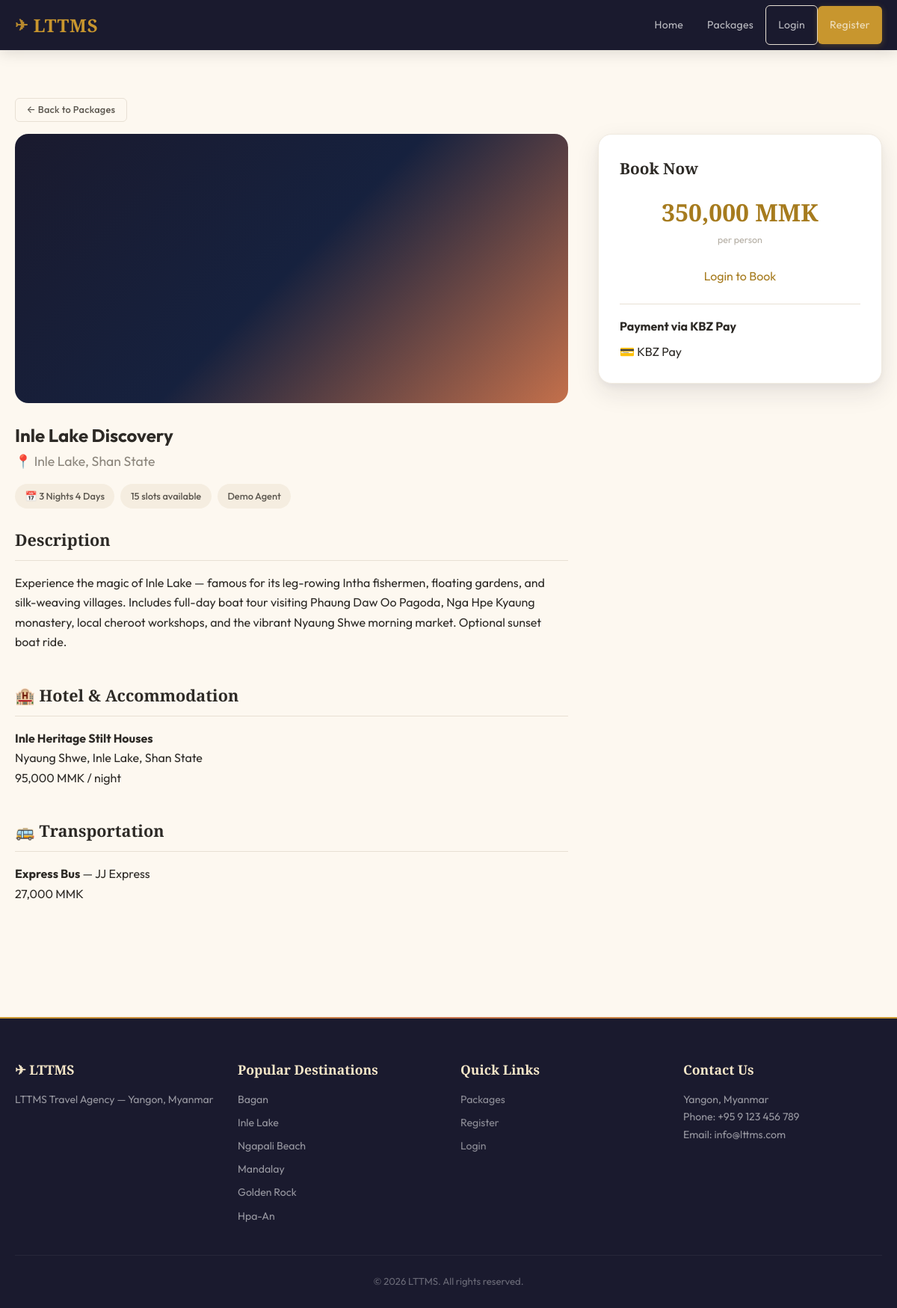
Screenshot of /customer/package-detail.php?id=1 with the database file from the repository.
### tables this page shows
CREATE TABLE packages (
    id INT AUTO_INCREMENT PRIMARY KEY,
    agent_id INT NOT NULL,
    title VARCHAR(200) NOT NULL,
    destination VARCHAR(200) NOT NULL,
    description TEXT,
    duration_days INT NOT NULL,
    start_date DATE DEFAULT NULL,
    end_date DATE DEFAULT NULL,
    price_per_person DECIMAL(10,2) NOT NULL,
    max_slots INT NOT NULL DEFAULT 20,
    remaining_slots INT NOT NULL DEFAULT 20,
    hotel_id INT,
    transportation_id INT,
    image_url VARCHAR(255),
    rating_avg DECIMAL(2,1) DEFAULT 0.0,
    status ENUM('active', 'inactive') NOT NULL DEFAULT 'active',
    created_at TIMESTAMP DEFAULT CURRENT_TIMESTAMP,
    updated_at TIMESTAMP DEFAULT CURRENT_TIMESTAMP ON UPDATE CURRENT_TIMESTAMP,
    FOREIGN KEY (agent_id) REFERENCES users(id) ON DELETE CASCADE,
    FOREIGN KEY (hotel_id) REFERENCES hotels(id) ON DELETE SET NULL,
    FOREIGN KEY (transportation_id) REFERENCES transportation(id) ON DELETE SET NULL
);

CREATE TABLE users (
    id INT AUTO_INCREMENT PRIMARY KEY,
    username VARCHAR(50) NOT NULL UNIQUE,
    email VARCHAR(100) NOT NULL UNIQUE,
    password VARCHAR(255) NOT NULL,
    full_name VARCHAR(100) NOT NULL,
    phone VARCHAR(20),
    kbz_phone VARCHAR(20),
    kbz_name VARCHAR(100),
    nrc_number VARCHAR(50),
    nrc_front_photo VARCHAR(255),
    nrc_back_photo VARCHAR(255),
    role ENUM('customer', 'agent', 'admin') NOT NULL DEFAULT 'customer',
    agent_location VARCHAR(100) DEFAULT NULL,
    status ENUM('pending', 'approved', 'suspended') NOT NULL DEFAULT 'pending',
    created_at TIMESTAMP DEFAULT CURRENT_TIMESTAMP,
    updated_at TIMESTAMP DEFAULT CURRENT_TIMESTAMP ON UPDATE CURRENT_TIMESTAMP
);

CREATE TABLE hotels (
    id INT AUTO_INCREMENT PRIMARY KEY,
    agent_id INT NOT NULL,
    name VARCHAR(150) NOT NULL,
    location VARCHAR(200) NOT NULL,
    description TEXT,
    rating DECIMAL(2,1) DEFAULT 0.0,
    price_per_night DECIMAL(10,2) NOT NULL,
    image_url VARCHAR(255),
    created_at TIMESTAMP DEFAULT CURRENT_TIMESTAMP,
    FOREIGN KEY (agent_id) REFERENCES users(id) ON DELETE CASCADE
);

CREATE TABLE transportation (
    id INT AUTO_INCREMENT PRIMARY KEY,
    agent_id INT NOT NULL,
    type VARCHAR(50) NOT NULL,
    company_name VARCHAR(100),
    description TEXT,
    price DECIMAL(10,2) NOT NULL,
    created_at TIMESTAMP DEFAULT CURRENT_TIMESTAMP,
    FOREIGN KEY (agent_id) REFERENCES users(id) ON DELETE CASCADE
);

CREATE TABLE destinations (
    id INT AUTO_INCREMENT PRIMARY KEY,
    name VARCHAR(100) NOT NULL,
    tagline VARCHAR(200),
    image VARCHAR(255) DEFAULT NULL,
    sort_order INT NOT NULL DEFAULT 0,
    is_active TINYINT(1) NOT NULL DEFAULT 1,
    created_at TIMESTAMP DEFAULT CURRENT_TIMESTAMP
);

### includes/lang.php (called while the page is built, shortened)
<?php
$translations = require __DIR__ . '/../lang/en.php';
function t(string $key, string $default = ''): string {
    global $translations;
    return $translations[$key] ?? ($default ?: $key);
}

### includes/functions.php (called while the page is built, shortened)
<?php
function sanitize(string $input): string {
    return htmlspecialchars(trim($input), ENT_QUOTES, 'UTF-8');
}
function formatPrice(float $amount): string {
    return number_format($amount, 0, '.', ',') . ' MMK';
}
function formatDuration(int $days): string {
    return $days . ' ' . t('nights') . ' ' . ($days + 1) . ' ' . t('days');
}
function getActiveDestinations(): array {
    $pdo = getDBConnection();
    $stmt = $pdo->query("SELECT * FROM destinations WHERE is_active = 1 ORDER BY sort_order ASC, name ASC");
    return $stmt->fetchAll();
}
function getPackageById(int $id): ?array {
    $pdo = getDBConnection();
    $stmt = $pdo->prepare(
        "SELECT p.*, h.name as hotel_name, h.location as hotel_location, h.price_per_night,
                t.type as transport_type, t.company_name, t.price as transport_price,
                u.full_name as agent_name, u.kbz_phone as agent_kbz_phone, u.kbz_name as agent_kbz_name
         FROM packages p
         LEFT JOIN hotels h ON p.hotel_id = h.id
         LEFT JOIN transportation t ON p.transportation_id = t.id
         LEFT JOIN users u ON p.agent_id = u.id
         WHERE p.id = ?"
    );
    $stmt->execute([$id]);
    return $stmt->fetch() ?: null;
}

### includes/auth.php (called while the page is built, shortened)
<?php
require_once __DIR__ . '/lang.php';
function isLoggedIn(): bool {
    return isset($_SESSION['user_id']);
}

### customer/package-detail.php (the view, shortened to what this page needs)
<?php
require_once __DIR__ . '/../includes/auth.php';
require_once __DIR__ . '/../includes/functions.php';
$id = (int)($_GET['id'] ?? 0);
$package = getPackageById($id);
require_once __DIR__ . '/../includes/header.php';
?>
<section class="section">
<div class="container">
    <a href="<?= BASE_URL ?>/customer/packages.php" class="btn btn-outline btn-sm mb-1">&larr; <?= t('back_to_packages') ?></a>
    <div class="detail-grid">
        <div class="detail-main">
            <div class="package-image-lg">
            </div>
            <h1><?= sanitize($package['title']) ?></h1>
            <p class="package-destination-lg">&#128205; <?= sanitize($package['destination']) ?></p>
            <div class="detail-badges">
                <span class="badge">&#128197; <?= formatDuration($package['duration_days']) ?></span>
                <span class="badge"><?= $package['remaining_slots'] ?> <?= t('slots_available') ?></span>
                <span class="badge"><?= sanitize($package['agent_name']) ?></span>
            </div>
            <div class="detail-section">
                <h2><?= t('pkg_description') ?></h2>
                <p><?= nl2br(sanitize($package['description'])) ?></p>
            </div>
            <?php if ($package['hotel_name']): ?>
            <div class="detail-section">
                <h2>&#127976; <?= t('hotel_info') ?></h2>
                <p><strong><?= sanitize($package['hotel_name']) ?></strong></p>
                <p><?= sanitize($package['hotel_location']) ?></p>
                <p><?= formatPrice($package['price_per_night']) ?> / night</p>
            </div>
            <?php endif; ?>
            <?php if ($package['transport_type']): ?>
            <div class="detail-section">
                <h2>&#128652; <?= t('transport_info') ?></h2>
                <p><strong><?= sanitize($package['transport_type']) ?></strong> — <?= sanitize($package['company_name']) ?></p>
                <p><?= formatPrice($package['transport_price']) ?></p>
            </div>
            <?php endif; ?>
        </div>
        <div class="detail-sidebar">
            <div class="booking-card">
                <h2><?= t('book_now') ?></h2>
                <div class="price-display">
                    <span class="price-big"><?= formatPrice($package['price_per_person']) ?></span>
                    <span class="price-label"><?= t('per_person') ?></span>
                </div>
                <?php if (isLoggedIn() && $currentUser['role'] === 'customer'): ?>
                    <?php if ($package['remaining_slots'] > 0): ?>
                    <form method="GET" action="<?= BASE_URL ?>/customer/booking.php">
                        <input type="hidden" name="package_id" value="<?= $package['id'] ?>">
                        <div class="form-group">
                            <label for="num_people"><?= t('num_people') ?></label>
                            <input type="number" id="num_people" name="num_people" class="form-control"
                                   min="1" max="<?= $package['remaining_slots'] ?>" value="1"
                                   data-price="<?= $package['price_per_person'] ?>">
                        </div>
                        <div class="total-display">
                            <span><?= t('total_price') ?>:</span>
                            <span id="totalPrice"><?= formatPrice($package['price_per_person']) ?></span>
                        </div>
                        <button type="submit" class="btn btn-primary btn-block btn-lg"><?= t('submit_booking') ?></button>
                    </form>
                    <?php else: ?>
                        <p class="text-center text-muted"><?= t('no_packages') ?></p>
                    <?php endif; ?>
                <?php else: ?>
                    <p class="text-center"><a href="<?= BASE_URL ?>/login.php"><?= t('login_to_book') ?></a></p>
                <?php endif; ?>
                <div class="payment-info">
                    <h4><?= t('payment_title') ?></h4>
                    <p>&#128179; KBZ Pay</p>
                </div>
            </div>
        </div>
    </div>
</div>
</section>
<?php require_once __DIR__ . '/../includes/footer.php'; ?>

### includes/footer.php (shortened to what this page needs)
</main>
<footer class="footer">
    <div class="container">
        <div class="footer-grid">
            <div class="footer-col">
                <h3>&#9992; LTTMS</h3>
                <p><?= t('footer_agency') ?> — <?= t('footer_address') ?></p>
            </div>
            <div class="footer-col">
                <h3><?= t('footer_destinations') ?></h3>
                <ul>
                    <?php foreach (getActiveDestinations() as $fd): ?>
                        <li><?= sanitize($fd['name']) ?></li>
                    <?php endforeach; ?>
                </ul>
            </div>
            <div class="footer-col">
                <h3><?= t('footer_quick_links') ?></h3>
                <ul>
                    <li><a href="<?= BASE_URL ?>/customer/packages.php"><?= t('nav_packages') ?></a></li>
                    <li><a href="<?= BASE_URL ?>/register.php"><?= t('nav_register') ?></a></li>
                    <li><a href="<?= BASE_URL ?>/login.php"><?= t('nav_login') ?></a></li>
                </ul>
            </div>
            <div class="footer-col">
                <h3><?= t('footer_contact') ?></h3>
                <p><?= t('footer_address') ?></p>
                <p>Phone: +95 9 123 456 789</p>
                <p>Email: info@lttms.com</p>
            </div>
        </div>
        <div class="footer-bottom">
            <p>&copy; <?= date('Y') ?> LTTMS. <?= t('footer_rights') ?></p>
        </div>
    </div>
</footer>
</body>
</html>

### rows the page displays
packages: title "Inle Lake Discovery", destination "Inle Lake, Shan State", duration_days "3 Nights 4 Days", remaining_slots "15", agent.full_name "Demo Agent", description "Experience the magic of Inle Lake — famous for its leg-rowing Intha fishermen, floating gardens, and silk-weaving villages. Includes full-day boat tour visiting Phaung Daw Oo Pagoda, Nga Hpe Kyaung monastery, local cheroot workshops, and the vibrant Nyaung Shwe morning market. Optional sunset boat ride.", hotel.name "Inle Heritage Stilt Houses", hotel.location "Nyaung Shwe, Inle Lake, Shan State", hotel.price_per_night "95,000 MMK", transportation.type "Express Bus", transportation.company_name "JJ Express", transportation.price "27,000 MMK", price_per_person "350,000 MMK"
destinations: name "Bagan"
destinations: name "Inle Lake"
destinations: name "Ngapali Beach"
destinations: name "Mandalay"
destinations: name "Golden Rock"
destinations: name "Hpa-An"

### other values shown
t('nav_home') "Home"
t('nav_packages') "Packages"
t('nav_login') "Login"
t('nav_register') "Register"
t('back_to_packages') "Back to Packages"
t('slots_available') "slots available"
t('pkg_description') "Description"
t('hotel_info') "Hotel & Accommodation"
t('transport_info') "Transportation"
t('book_now') "Book Now"
t('per_person') "per person"
t('login_to_book') "Login to Book"
t('payment_title') "Payment via KBZ Pay"
t('footer_agency') "LTTMS Travel Agency"
t('footer_address') "Yangon, Myanmar"
